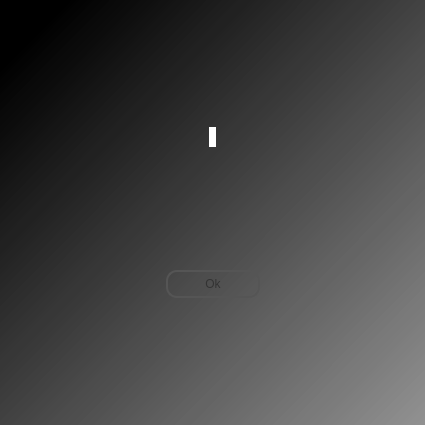
<?xml version="1.0" encoding="UTF-8"?>
<ui version="4.0">
 <class>aboutDialog</class>
 <widget class="QDialog" name="aboutDialog">
  <property name="windowModality">
   <enum>Qt::ApplicationModal</enum>
  </property>
  <property name="geometry">
   <rect>
    <x>0</x>
    <y>0</y>
    <width>425</width>
    <height>425</height>
   </rect>
  </property>
  <property name="sizePolicy">
   <sizepolicy hsizetype="Maximum" vsizetype="Maximum">
    <horstretch>0</horstretch>
    <verstretch>0</verstretch>
   </sizepolicy>
  </property>
  <property name="minimumSize">
   <size>
    <width>400</width>
    <height>400</height>
   </size>
  </property>
  <property name="maximumSize">
   <size>
    <width>425</width>
    <height>425</height>
   </size>
  </property>
  <property name="baseSize">
   <size>
    <width>400</width>
    <height>400</height>
   </size>
  </property>
  <property name="windowTitle">
   <string>About Pak</string>
  </property>
  <property name="windowIcon">
   <iconset>
    <normaloff>Resources/path2829.png</normaloff>Resources/path2829.png</iconset>
  </property>
  <property name="styleSheet">
   <string notr="true">#loginDialog{
background-image: url(:/newPrefix/Resources/dinpattern-stripe.gif);
}

#label,#label_2,#label_4{color:#f26522;
background-color: rgb(255, 255, 255);

}

#widget{
	background-color: qlineargradient(spread:pad, x1:1, y1:1, x2:0.057, y2:0.0681818, stop:0 rgba(81, 81, 81, 151), stop:0.98 rgba(0, 0, 0, 255));

}
#label_3 {


	color: rgb(255, 0, 0);

}

#pushButton,#pushButton_2{
	
	
font: 75 8pt &quot;Arial Black&quot;;
color: #333;
border: 2px solid #555;
border-radius: 11px;
padding: 5px;
background: qradialgradient(cx: 0.3, cy: -0.4,
fx: 0.3, fy: -0.4,
radius: 1.35, stop: 0 #fff, stop: 1 #888);
min-width: 80px;
	

}

#pushButton:hover,#pushButton_2:hover{
background: qradialgradient(cx: 0.3, cy: -0.4,
fx: 0.3, fy: -0.4,
radius: 1.35, stop: 0 #fff, stop: 1 #bbb);
}

#pushButton:pressed,#pushButton_2:pressed {

background: qradialgradient(cx: 0.4, cy: -0.1,
fx: 0.4, fy: -0.1,
radius: 1.35, stop: 0 #fff, stop: 1 #ddd);
}</string>
  </property>
  <property name="modal">
   <bool>true</bool>
  </property>
  <layout class="QHBoxLayout" name="horizontalLayout_3">
   <property name="leftMargin">
    <number>0</number>
   </property>
   <property name="topMargin">
    <number>0</number>
   </property>
   <item>
    <widget class="QWidget" name="widget" native="true">
     <property name="sizePolicy">
      <sizepolicy hsizetype="Maximum" vsizetype="Maximum">
       <horstretch>0</horstretch>
       <verstretch>0</verstretch>
      </sizepolicy>
     </property>
     <property name="minimumSize">
      <size>
       <width>425</width>
       <height>425</height>
      </size>
     </property>
     <property name="baseSize">
      <size>
       <width>425</width>
       <height>425</height>
      </size>
     </property>
     <property name="styleSheet">
      <string notr="true"/>
     </property>
     <layout class="QVBoxLayout" name="verticalLayout">
      <item>
       <spacer name="verticalSpacer_2">
        <property name="orientation">
         <enum>Qt::Vertical</enum>
        </property>
        <property name="sizeHint" stdset="0">
         <size>
          <width>413</width>
          <height>55</height>
         </size>
        </property>
       </spacer>
      </item>
      <item>
       <layout class="QHBoxLayout" name="horizontalLayout_2">
        <item>
         <spacer name="horizontalSpacer_3">
          <property name="orientation">
           <enum>Qt::Horizontal</enum>
          </property>
          <property name="sizeHint" stdset="0">
           <size>
            <width>40</width>
            <height>20</height>
           </size>
          </property>
         </spacer>
        </item>
        <item>
         <widget class="QLabel" name="label">
          <property name="text">
           <string/>
          </property>
          <property name="pixmap">
           <pixmap resource="myrc.qrc">:/newPrefix/Resources/about.png</pixmap>
          </property>
         </widget>
        </item>
        <item>
         <spacer name="horizontalSpacer_4">
          <property name="orientation">
           <enum>Qt::Horizontal</enum>
          </property>
          <property name="sizeHint" stdset="0">
           <size>
            <width>40</width>
            <height>20</height>
           </size>
          </property>
         </spacer>
        </item>
       </layout>
      </item>
      <item>
       <spacer name="verticalSpacer">
        <property name="orientation">
         <enum>Qt::Vertical</enum>
        </property>
        <property name="sizeHint" stdset="0">
         <size>
          <width>413</width>
          <height>54</height>
         </size>
        </property>
       </spacer>
      </item>
      <item>
       <layout class="QHBoxLayout" name="horizontalLayout">
        <item>
         <spacer name="horizontalSpacer">
          <property name="orientation">
           <enum>Qt::Horizontal</enum>
          </property>
          <property name="sizeHint" stdset="0">
           <size>
            <width>108</width>
            <height>20</height>
           </size>
          </property>
         </spacer>
        </item>
        <item>
         <widget class="QPushButton" name="pushButton_2">
          <property name="text">
           <string>Ok</string>
          </property>
         </widget>
        </item>
        <item>
         <spacer name="horizontalSpacer_2">
          <property name="orientation">
           <enum>Qt::Horizontal</enum>
          </property>
          <property name="sizeHint" stdset="0">
           <size>
            <width>118</width>
            <height>20</height>
           </size>
          </property>
         </spacer>
        </item>
       </layout>
      </item>
      <item>
       <spacer name="verticalSpacer_3">
        <property name="orientation">
         <enum>Qt::Vertical</enum>
        </property>
        <property name="sizeHint" stdset="0">
         <size>
          <width>413</width>
          <height>55</height>
         </size>
        </property>
       </spacer>
      </item>
     </layout>
    </widget>
   </item>
  </layout>
 </widget>
 <resources>
  <include location="myrc.qrc"/>
 </resources>
 <connections/>
</ui>
